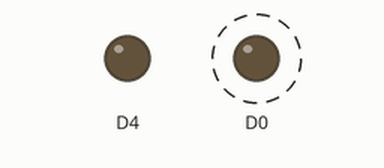
Simulated run of this sketch. Board: ESP8266 (NodeMCU). On the bench: output pins drawn as LEDs (lit = HIGH). Dashed ring = blinking.

Above: at 0.2 s.
At 2.2 s:
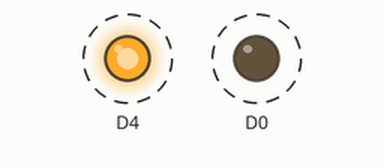
Timing chart, 0 to 3.0 s (numbered marks = the images above):
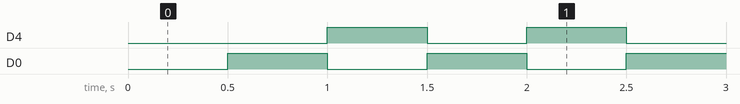

The sketch:

MCU.ino
```cpp
void setup()
{
  pinMode(D0,OUTPUT);
  pinMode(D4,OUTPUT);
}

void loop()
{
    digitalWrite(D0,LOW);
    delay(500);
    digitalWrite(D0,HIGH);
    digitalWrite(D4,LOW);
    delay(500);
    digitalWrite(D4,HIGH);
}
```

Measured:
- by itself, D4, D0: alternates HIGH for 0.50 s and LOW for 0.50 s
- by itself, everything shown: repeats every 1.0 s, in 3 steps
